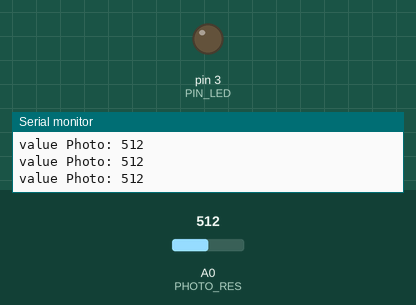
The sketch below on a simulated Arduino Uno, built with avr-gcc and run on an emulated ATmega328P. Shown: output pins drawn as LEDs (lit = HIGH), the last lines printed to the serial monitor. The inputs (shaded band) are chosen by the test bench; at power-on: A0 (PHOTO_RES) = 512.

Above: at 1.2 s.
1.3 s: A0 (PHOTO_RES) set to 64
2.8 s: A0 (PHOTO_RES) set to 57
At 5.59 s:
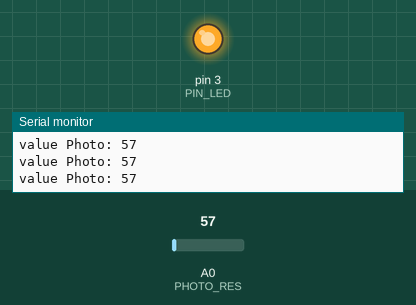
5.8 s: A0 (PHOTO_RES) set to 122
At 6.88 s:
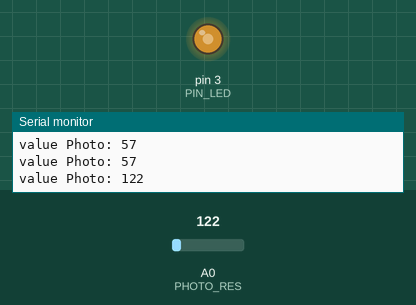
8.8 s: A0 (PHOTO_RES) set to 0
At 9.57 s:
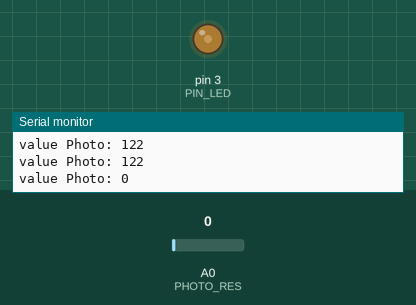
11.8 s: A0 (PHOTO_RES) set to 1023
At 15.5 s:
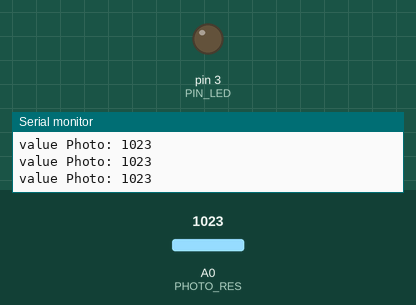
Timing chart, 0 to 15.8 s (numbered marks = the images above; inputs shaded):
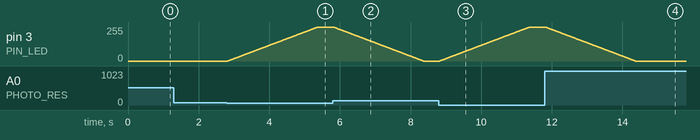

The sketch:

smooth_lighting.ino
```cpp
#define PIN_LED 3
#define PHOTO_RES A0

boolean statusLed = false;
int valuePhoto = 0;

void setup() {
  pinMode(PIN_LED, OUTPUT);
  pinMode(PHOTO_RES, INPUT);

  Serial.begin(9600);
}

void loop() {
    valuePhoto = analogRead(PHOTO_RES);
    Serial.print("value Photo: "); Serial.println(valuePhoto);

    if(valuePhoto <= 60 && statusLed == false) {
      for(int iter = 0; iter < 255; iter++) {
        analogWrite(PIN_LED, iter);
        delay(10);
      }
      statusLed = !statusLed;
    }
    if(valuePhoto >= 65 && statusLed == true){
      for(int iter = 254; iter != 0; iter--) {
        analogWrite(PIN_LED, iter);
        delay(10);
      }
      statusLed = !statusLed;
      digitalWrite(PIN_LED, LOW);
    }
}
```

Measured:
- the behaviour switches between 61 and 60 on A0 (PHOTO_RES) (found by bisection; images 0 and 1)
- after the input at 2.8 s, pin 3 (PIN_LED): moves from 0/255 to 254/255 over 2.5 s, starting at once
- after the input at 5.8 s, pin 3 (PIN_LED): moves from 254/255 to 0/255 over 2.5 s, starting at once
- after the input at 8.8 s, pin 3 (PIN_LED): moves from 0/255 to 254/255 over 2.5 s, starting at once
- after the input at 11.8 s, pin 3 (PIN_LED): moves from 254/255 to 0/255 over 2.5 s, starting at once
